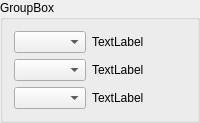
                <widget class="QGroupBox" name="groupbox_sensor1_2">
                 <property name="sizePolicy">
                  <sizepolicy hsizetype="Preferred" vsizetype="Fixed">
                   <horstretch>0</horstretch>
                   <verstretch>0</verstretch>
                  </sizepolicy>
                 </property>
                 <property name="title">
                  <string>GroupBox</string>
                 </property>
                 <layout class="QGridLayout" name="gridLayout_8">
                  <item row="0" column="0">
                   <layout class="QVBoxLayout" name="verlayout_sensor1_2">
                    <property name="sizeConstraint">
                     <enum>QLayout::SetFixedSize</enum>
                    </property>
                    <item>
                     <layout class="QHBoxLayout" name="horlayout_sensor1_4" stretch="2,8">
                      <property name="sizeConstraint">
                       <enum>QLayout::SetFixedSize</enum>
                      </property>
                      <item>
                       <widget class="QComboBox" name="combobox_sensor1_4">
                        <property name="sizePolicy">
                         <sizepolicy hsizetype="Preferred" vsizetype="Fixed">
                          <horstretch>0</horstretch>
                          <verstretch>0</verstretch>
                         </sizepolicy>
                        </property>
                       </widget>
                      </item>
                      <item>
                       <widget class="QLabel" name="lbl_sensor1_20">
                        <property name="sizePolicy">
                         <sizepolicy hsizetype="Preferred" vsizetype="Preferred">
                          <horstretch>0</horstretch>
                          <verstretch>0</verstretch>
                         </sizepolicy>
                        </property>
                        <property name="text">
                         <string>TextLabel</string>
                        </property>
                       </widget>
                      </item>
                     </layout>
                    </item>
                    <item>
                     <layout class="QHBoxLayout" name="horlayout_sensor1_5" stretch="2,8">
                      <property name="sizeConstraint">
                       <enum>QLayout::SetFixedSize</enum>
                      </property>
                      <item>
                       <widget class="QComboBox" name="combobox_sensor1_5">
                        <property name="sizePolicy">
                         <sizepolicy hsizetype="Preferred" vsizetype="Fixed">
                          <horstretch>0</horstretch>
                          <verstretch>0</verstretch>
                         </sizepolicy>
                        </property>
                       </widget>
                      </item>
                      <item>
                       <widget class="QLabel" name="lbl_sensor1_21">
                        <property name="sizePolicy">
                         <sizepolicy hsizetype="Preferred" vsizetype="Preferred">
                          <horstretch>0</horstretch>
                          <verstretch>0</verstretch>
                         </sizepolicy>
                        </property>
                        <property name="text">
                         <string>TextLabel</string>
                        </property>
                       </widget>
                      </item>
                     </layout>
                    </item>
                    <item>
                     <layout class="QHBoxLayout" name="horlayout_sensor1_6" stretch="2,8">
                      <property name="sizeConstraint">
                       <enum>QLayout::SetFixedSize</enum>
                      </property>
                      <item>
                       <widget class="QComboBox" name="combobox_sensor1_6"/>
                      </item>
                      <item>
                       <widget class="QLabel" name="lbl_sensor1_22">
                        <property name="text">
                         <string>TextLabel</string>
                        </property>
                       </widget>
                      </item>
                     </layout>
                    </item>
                   </layout>
                  </item>
                 </layout>
                </widget>
